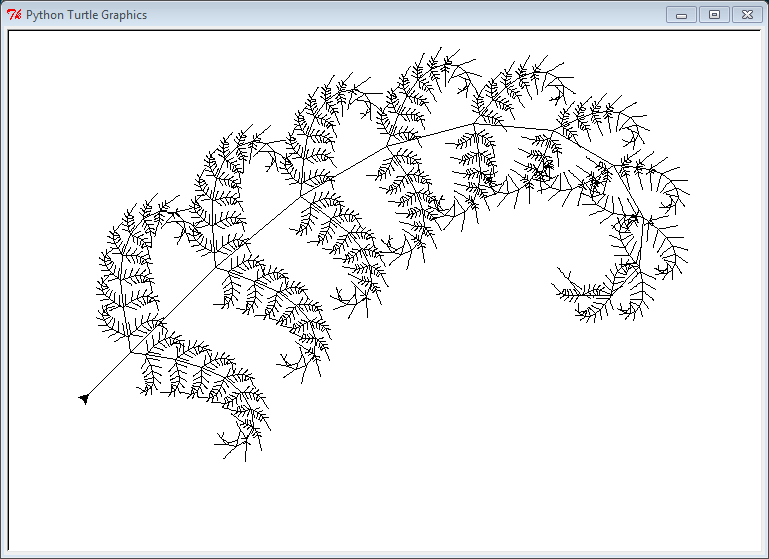

Source code (Python):
# import the turtle library
import turtle

# number of steps along stem
STEPS = 12
# basic size
SIZE = 120
# angle between stem and branches
ANG = 55
# extra curl angle
ROT = 5
# minimum branch size
MIN_SIZE = 3
# length of branches vs stem
BRANCH_RATIO = 0.25
# length of blank stem
STEM_RATIO = 0.5

# make our turtle, called shelly, from the Turtle class in the turtle library
shelly = turtle.Turtle()
# get the screen that shelly lives on
screen = shelly.getscreen()
# control how fast the screen updates
screen.tracer(100, 500)

# move shelly the bottom left corner, facing north-east
# put the pen up while moving to avoid leaving a trail
shelly.penup()
shelly.setposition((-300, -100))
shelly.setheading(45)
shelly.pendown()

# make a function
def branch(size):
    """Draw a branch `size` units long."""

    # remember where we started
    position = shelly.position()
    heading = shelly.heading()

    shelly.forward(STEM_RATIO*size)  # make the stem

    for i in range(STEPS):  # go through this STEPS times, from zero
        length = size * float(STEPS-i) / STEPS  # length of this step
        if length > MIN_SIZE:           # if long enough, make branches here
            shelly.left(ANG-i*ROT)      # turn for left branch
            branch(length*BRANCH_RATIO) # call this function to make the branch
            shelly.right(ANG*2+i*ROT)   # turn for right branch
            branch(length*BRANCH_RATIO) # call this function to make the branch
            shelly.left(ANG+i*ROT)      # turn back to original direction
        shelly.forward(length)  # finally move down the branch

    # go back where we started, with the pen up
    shelly.penup()
    shelly.setposition(position)
    shelly.setheading(heading)
    shelly.pendown()

# make the main branch
branch(SIZE)

# show what we've done
screen.update()

# wait for user to press a key
raw_input()
